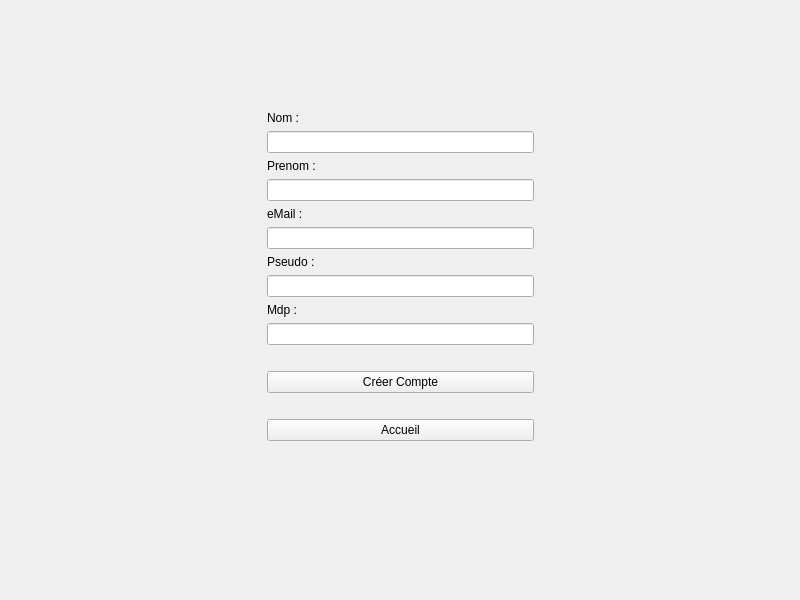
<?xml version="1.0" encoding="UTF-8"?>
<ui version="4.0">
 <class>Inscription</class>
 <widget class="QMainWindow" name="Inscription">
  <property name="geometry">
   <rect>
    <x>0</x>
    <y>0</y>
    <width>800</width>
    <height>600</height>
   </rect>
  </property>
  <property name="windowTitle">
   <string>Inscription</string>
  </property>
  <widget class="QWidget" name="centralwidget">
   <widget class="QWidget" name="gridLayoutWidget">
    <property name="geometry">
     <rect>
      <x>0</x>
      <y>0</y>
      <width>801</width>
      <height>551</height>
     </rect>
    </property>
    <layout class="QGridLayout" name="gridLayout">
     <item row="11" column="1">
      <widget class="QLabel" name="label_4">
       <property name="text">
        <string>Mdp :</string>
       </property>
      </widget>
     </item>
     <item row="18" column="1">
      <spacer name="verticalSpacer">
       <property name="orientation">
        <enum>Qt::Vertical</enum>
       </property>
       <property name="sizeHint" stdset="0">
        <size>
         <width>20</width>
         <height>40</height>
        </size>
       </property>
      </spacer>
     </item>
     <item row="2" column="2">
      <spacer name="horizontalSpacer_2">
       <property name="orientation">
        <enum>Qt::Horizontal</enum>
       </property>
       <property name="sizeHint" stdset="0">
        <size>
         <width>40</width>
         <height>20</height>
        </size>
       </property>
      </spacer>
     </item>
     <item row="10" column="1">
      <widget class="QLineEdit" name="lineEdit_Pseudo">
       <property name="echoMode">
        <enum>QLineEdit::Normal</enum>
       </property>
      </widget>
     </item>
     <item row="6" column="1">
      <widget class="QLabel" name="label_2">
       <property name="text">
        <string>eMail :</string>
       </property>
      </widget>
     </item>
     <item row="0" column="1">
      <spacer name="verticalSpacer_2">
       <property name="orientation">
        <enum>Qt::Vertical</enum>
       </property>
       <property name="sizeHint" stdset="0">
        <size>
         <width>20</width>
         <height>40</height>
        </size>
       </property>
      </spacer>
     </item>
     <item row="8" column="1">
      <widget class="QLabel" name="label_3">
       <property name="text">
        <string>Pseudo :</string>
       </property>
      </widget>
     </item>
     <item row="4" column="1">
      <widget class="QLineEdit" name="lineEdit_Prenom">
       <property name="echoMode">
        <enum>QLineEdit::Normal</enum>
       </property>
      </widget>
     </item>
     <item row="3" column="1">
      <widget class="QLabel" name="label_5">
       <property name="text">
        <string>Prenom :</string>
       </property>
      </widget>
     </item>
     <item row="2" column="0">
      <spacer name="horizontalSpacer">
       <property name="orientation">
        <enum>Qt::Horizontal</enum>
       </property>
       <property name="sizeHint" stdset="0">
        <size>
         <width>40</width>
         <height>20</height>
        </size>
       </property>
      </spacer>
     </item>
     <item row="15" column="1">
      <widget class="QPushButton" name="boutton_Compte">
       <property name="text">
        <string>Créer Compte</string>
       </property>
      </widget>
     </item>
     <item row="1" column="1">
      <widget class="QLabel" name="label">
       <property name="text">
        <string>Nom :</string>
       </property>
      </widget>
     </item>
     <item row="17" column="1">
      <widget class="QPushButton" name="retourAccueil">
       <property name="text">
        <string>Accueil</string>
       </property>
      </widget>
     </item>
     <item row="2" column="1">
      <widget class="QLineEdit" name="lineEdit_Nom"/>
     </item>
     <item row="12" column="1">
      <widget class="QLineEdit" name="lineEdit_Mdp">
       <property name="echoMode">
        <enum>QLineEdit::Password</enum>
       </property>
      </widget>
     </item>
     <item row="7" column="1">
      <widget class="QLineEdit" name="lineEdit_eMail"/>
     </item>
     <item row="16" column="1">
      <widget class="QLabel" name="label_6">
       <property name="text">
        <string/>
       </property>
      </widget>
     </item>
     <item row="13" column="1">
      <widget class="QLabel" name="label_7">
       <property name="text">
        <string/>
       </property>
      </widget>
     </item>
    </layout>
   </widget>
  </widget>
 </widget>
 <tabstops>
  <tabstop>lineEdit_Nom</tabstop>
  <tabstop>lineEdit_Prenom</tabstop>
  <tabstop>lineEdit_eMail</tabstop>
  <tabstop>lineEdit_Pseudo</tabstop>
  <tabstop>lineEdit_Mdp</tabstop>
  <tabstop>boutton_Compte</tabstop>
 </tabstops>
 <resources/>
 <connections/>
</ui>
